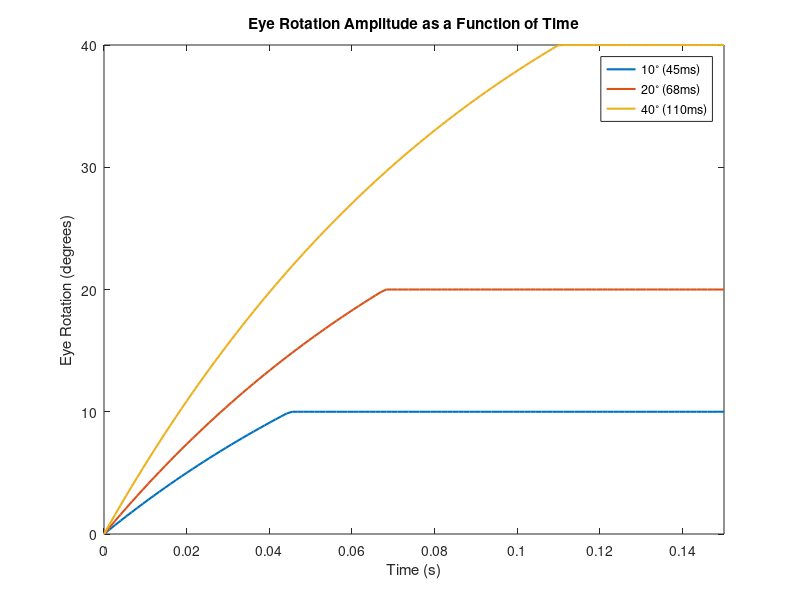
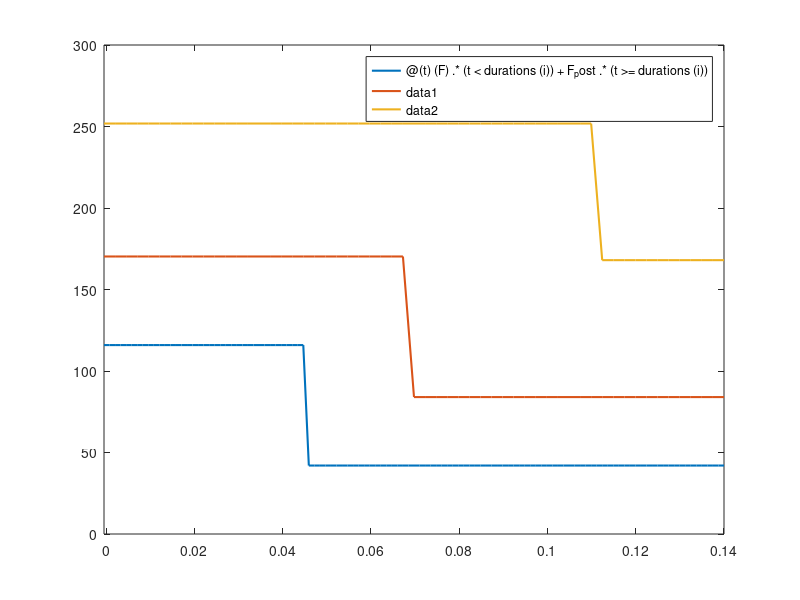

Reproduce these figures in MATLAB, in order. (Note: this script raises an error after producing the figures.)
% A function that calculates occulomotor force based on eye-rotation amplitude and saccade duration (in part 1),
% by assuming constant force and solving the equation F = kθ + r * dθ/dt
% In part two, greater complexity is added. Robinson argued that the brain can adjust pulse frequency and amplitude
% via a simple feedback loop that produces an error signal = desired eye position (θdes) – actual estimated eye 
% position (θest). The error signal drives a high frequency (in neural terms) burst generator (BG) whose output is
% proportional to dθ/dt, which drives a circuit that compensates for the plant characteristics. There are 2 integrators 
% that perform the same function. However, to calculate error for each saccade the one that is used to calculate θest 
% needs to be reset to zero after every saccade. The output of the burst generator loop produces a firing frequency (ff) 
% in motorneurons -> this ff is proportional to the muscle force (assignment designed by D. Guitton, MNI)

% Completed independently by Thomas Christinck

%%%%%%%%%%%%%%%%%%%%%%%%%%%%%%%%%%%%%%%%%%%%% PART 1 %%%%%%%%%%%%%%%%%%%%%%%%%%%%%%%%%%%%%%%%%%%%%%%%%%%%%%%%%%%
% The given positions and durations
positions = [10 20 40];
durations = [0.045 0.068 0.110];

%Stiffness and viscosity (k and r) parameters from Sylvester and Cullen (1999)
%Parameters----------------------------------------------------------------
p.r  = 0.42;        %g.sec/deg: viscous element
p.k  = 4.2;        %g/deg:     spring stiffness
p.dt = 0.005;       %sec:       sampling time
p.t  = 0:p.dt:0.3;  %time:      time vector
sac_dur = 110e-3;   %sec:       saccade duration
sac_mag = 40;       %deg:       saccade magnitude
%--------------------------------------------------------------------------

% For each position/duration, find the force during the movement as well as after. Then plot theta as well as the force
for i = 1:3
	F = p.k * positions(i) / (1 - exp((-p.k * durations(i)) / p.r));
	fprintf("\nForce during saccade for position %d and duration %.3f is %.2f \n", positions(i), durations(i), F);
	F_post = p.k * positions(i);
	fprintf("Force after saccade for position %d and duration %.3f is %.2f \n", positions(i), durations(i), F_post);
	% We multiply by 1000 to plot in ms
	theta = @(t) (F / p.k * (1 - exp(- p.k * (t) / p.r))).*(t < durations(i)) + (positions(i)).*(t >= durations(i));
	figure(1)
	fplot(theta, [0 0.150], 'Linewidth', 1.5); hold on;
	F = @(t) (F).*(t < durations(i)) + F_post.*(t >= durations(i));
	figure(2)
	fplot(F, [-0.0005 0.140], 'Linewidth', 1.5); hold on;

end

% Set up plots for each of the saccades; both for amplitude and force
figure(1)
title('Eye Rotation Amplitude as a Function of Time')
xlabel('Time (s)')
ylabel('Eye Rotation (degrees)')
legend('10^{\circ} (45ms)', '20^{\circ} (68ms)', '40^{\circ} (110ms)', 'Location', 'nw')

figure(2)
title('Force as a Function of Time')
xlabel('Time (s)')
ylabel('Force (g)')
legend('10^{\circ} (45ms)', '20^{\circ} (68ms)', '40^{\circ} (110ms)', 'Location', 'ne')
	
%%%%%%%%%%%%%%%%%%%%%%%%%%%%%%%%%%%%%%%%%%%%% PART 2 %%%%%%%%%%%%%%%%%%%%%%%%%%%%%%%%%%%%%%%%%%%%%%%%%%%%%%%%%%%

% Run the control system to find the estimated position, BG Output (proportional to velocity), and
% force as a function of time
[theta_est, velocity, force] = runControlSys(sac_mag, sac_dur, p);
figure(3)
plot(p.t, theta_est, p.t, velocity, p.t, force, 'Linewidth', 1.5)
legend('Eye position (deg)', 'Velocity (deg/s)', 'Force (g)')
xlabel('Time (s)')
title('Estimated Eye Position, Burst Generator Output, and Force for a 40^{\circ}, 110 ms Saccade ')
ylabel ('Magnitude')

% Solve the ODE from equation 2
[t,theta_out] = ode45(@(t,theta_out) odefunc(t,theta_out,force,p), p.t, 0);

% Plot theta from part one (1st order ODE only), as well as theta estimated from the neural circuit and the
% actual theta from the eye plant
figure(4)
fplot(theta, [-0.0005 0.140], 'Linewidth', 1.2); hold on;
plot(p.t, theta_est, 'Linewidth', 1.2);
plot(p.t, theta_out, 'Linewidth', 1.2);
xlim([0 0.14])
title('Neural Circuit-Estimated and Plant-Output Eye Rotation for 40^{\circ}, 110 ms Saccade')
xlabel('Time (s)')
ylabel('Position (degrees)')
legend('Constant force eye position', 'Feedback loop estimated eye position \theta_{est}', 'Plant output eye position \theta_{out}', 'Interpreter', 'tex', 'Location', 'se')

% Now, we assume that the integrator output in the loop (Box 1) is deficient and that its gain, k_lesion, 
% is half of what it should be to compensate for the plant’s (Box 2) k. 
p.k = p.k / 2;
[theta_est,veldelta,force] = runControlSys(sac_mag, sac_dur, p);   
p.k = p.k * 2;
[t,theta_out_lesion] = ode45(@(t,theta_out) odefunc(t,theta_out,force,p), p.t, 0);

%Show the resultant eye trajectories, θ_out for a 40° saccade. (Hint: First calculate the loop output force 
% temporal profile for klesion and then calculate θout using the plant equation and the force profile.) 
figure(5)
plot(p.t, theta_out_lesion, p.t, theta_out, 'Linewidth', 1.5);
title('40^{\circ}, 110 ms Saccade Eye Trajectory for Deficient and Non-Deficient Neural Circuits')
xlabel('Time (s)')
ylabel('Position (degrees)')
legend('Deficient Control Circuit with k_{lesion} = 0.5 * k', 'Non-Deficient Control Circuit', 'Interpreter', 'tex', 'Location', 'se');




